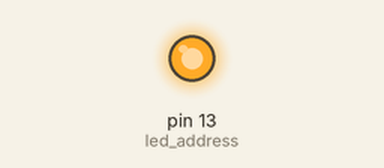
Bench run of a sketch on a simulated Arduino Uno, built with avr-gcc and run on an emulated ATmega328P. Shown: output pins drawn as LEDs (lit = HIGH).

Above: at 1.0 s.
At 5.5 s:
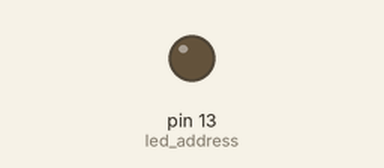
Timing chart, 0 to 6.9 s (numbered marks = the images above):
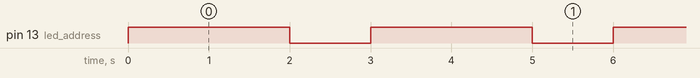

The sketch:

onboard_led1.ino
```cpp
#define led_address 13
void setup() {
  pinMode(led_address,OUTPUT);

}

void loop() {
  digitalWrite(led_address,HIGH);
  delay(2000);
  digitalWrite(led_address,LOW);
  delay(1000);
}
```

Measured:
- by itself, pin 13 (led_address): alternates HIGH for 2.0 s and LOW for 1.0 s
